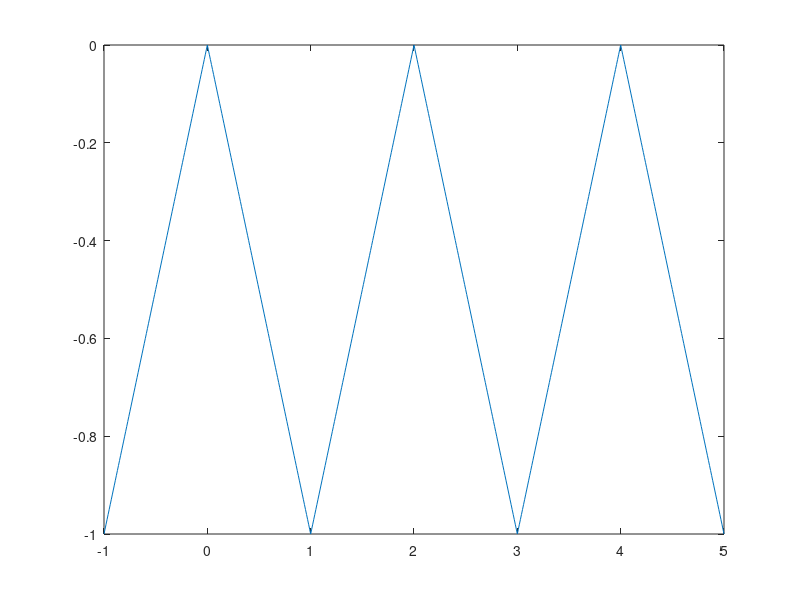

The MATLAB source for this figure:
clc
clear all
a=-1;b=5;h=.01;tau=1;
n=tau/h;
x=a:h:b;
T=((b-a)/h);
    y(1:n+1)=a:h:0;
for i=n+1:T
    y(i+1)=y(i)-y(i+1-n)+y(i-n);
end
plot(x,y)
